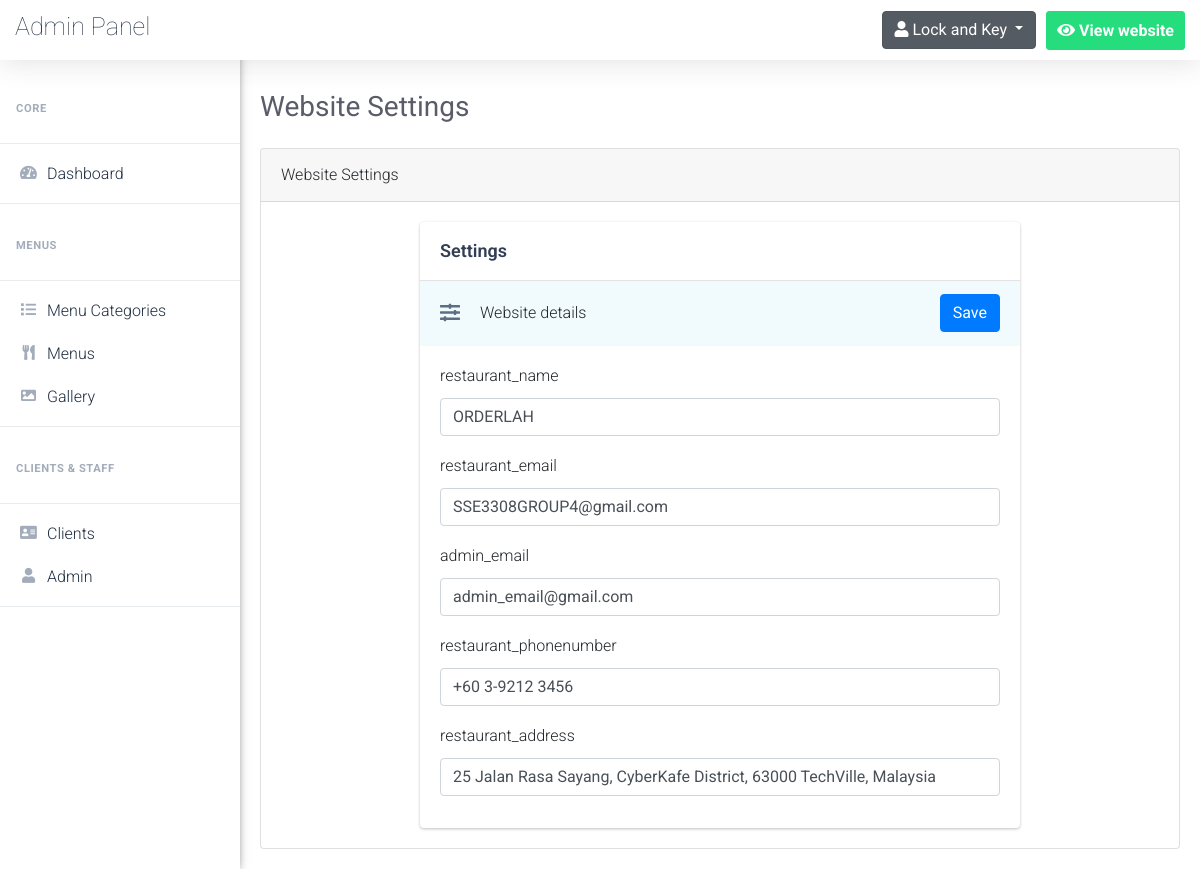
The app's page /admin/website-settings.php (signed in) with its own data.
### tables this page shows
CREATE TABLE `website_settings` (
  `option_id` int(5) NOT NULL,
  `option_name` varchar(255) NOT NULL,
  `option_value` varchar(255) NOT NULL
);

### admin/website-settings.php (the view, shortened to what this page needs)
<?php
	if(isset($_SESSION['username_restaurant_qRewacvAqzA']) && isset($_SESSION['password_restaurant_qRewacvAqzA']))
	{
		include 'connect.php';
		include 'Includes/templates/header.php';
		include 'Includes/templates/navbar.php';
		$stmt = $con->prepare("SELECT * FROM website_settings");
        $stmt->execute();
        $options = $stmt->fetchAll();
        ?>
        	<div class="card">
            	<div class="card-header">
                	Website Settings
           		</div>
                <div class="card-body">
            		<form method="POST" class="website_settings_form" action="website-settings.php">
                   		<div class="panel-X">
                        	<div class="panel-header-X">
                                <div class="main-title">
                                    Settings
                                </div>
                            </div>
                            <div class="save-header-X">
                                <div style="display:flex">
                                    <div class="icon">
                                        <i class="fa fa-sliders-h"></i>
                                    </div>
                                    <div class="title-container">Website details</div>
                                </div>
                                <div class="button-controls">
                                    <button type="submit" name="save_settings" class="btn btn-primary">Save</button>
                                </div>
                            </div>
                            <div class="panel-body-X">
                            <?php
                            	foreach ($options as $option)
		                        {
		                            ?>
		                            <div class="form-group">
		                                <label for="<?php echo $option['option_name'] ?>">
		                                	<?php echo $option['option_name'] ?>
		                                </label>
		                                <input type="text" value="<?php echo (isset($_POST[$option['option_name'] ]))?$_POST[$option['option_name'] ]:$option['option_value'] ?>" name="<?php echo $option['option_name'] ?>" class="form-control">
		                            </div>
		                            <?php
		                        }
		                    ?>
                            </div>
                        </div>
                    </form>
                </div>
            </div>
        <?php
        include 'Includes/templates/footer.php';
    }
    else
    {
        header('Location: index.php');
        exit();
    }
?>

### admin/Design/css/main.css (style rules this page uses)
html { scroll-behavior: smooth; }
body { font-family: 'Roboto', sans-serif; font-size: 16px; line-height: 28px; font-weight: 300; }
.panel-X { border: 0; -webkit-box-shadow: 0 1px 3px 0 rgba(0,0,0,.25); box-shadow: 0 1px 3px 0 rgba(0,0,0,.25); border-radius: .25rem; position: relative; display: -webkit-box; display: -ms-flexbox; display: flex; -webkit-box-orient: vertical; -webkit-box-direction: normal; -ms-flex-direction: column; flex-direction: column; min-width: 0; word-wrap: break-word; background-color: #fff; background-clip: border-box; margin: auto; width: 600px; }
.panel-header-X { display: -webkit-box; display: -ms-flexbox; display: flex; -webkit-box-pack: justify; -ms-flex-pack: justify; justify-content: space-between; -webkit-box-align: center; -ms-flex-align: center; align-items: center; padding-left: 1.25rem; padding-right: 1.25rem; border-bottom: 1px solid rgb(226, 226, 226); }
.save-header-X { display: -webkit-box; display: -ms-flexbox; display: flex; -webkit-box-align: center; -ms-flex-align: center; align-items: center; -webkit-box-pack: justify; -ms-flex-pack: justify; justify-content: space-between; min-height: 65px; padding: 0 1.25rem; background-color: #f1fafd; }
.panel-header-X>.main-title { font-size: 18px; font-weight: 600; color: #313e54; padding: 15px 0; }
.panel-body-X { padding: 1rem 1.25rem; }
.save-header-X .icon { width: 20px; text-align: center; font-size: 20px; color: #5b6e84; margin-right: 1.25rem; }

### records on screen
website_settings: option_name "restaurant_name", restaurant_name "ORDERLAH"
website_settings: option_name "restaurant_email", restaurant_email "SSE3308GROUP4@gmail.com"
website_settings: option_name "admin_email", option_value "admin_email@gmail.com"
website_settings: option_name "restaurant_phonenumber", restaurant_phonenumber "+60 3-9212 3456"
website_settings: option_name "restaurant_address", restaurant_address "25 Jalan Rasa Sayang, CyberKafe District, 63000 TechVille, Malaysia"

### other values on screen
$pageTitle "Website Settings"
